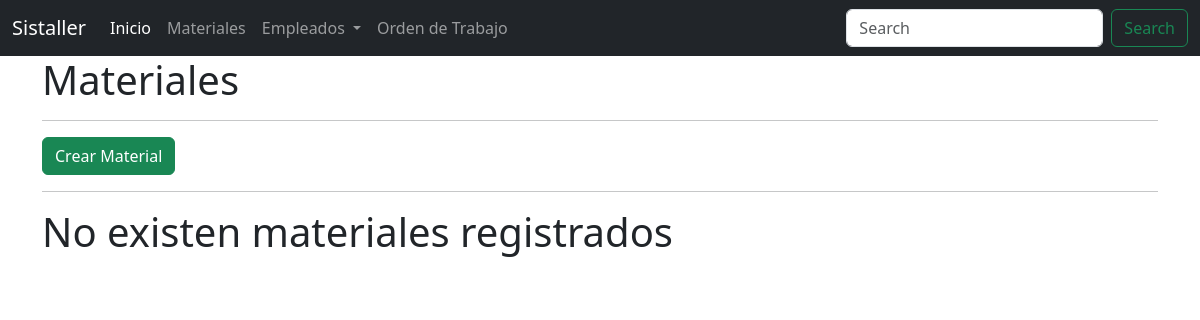
/materiales/listar_material/, run on an earlier commit of the app's database.
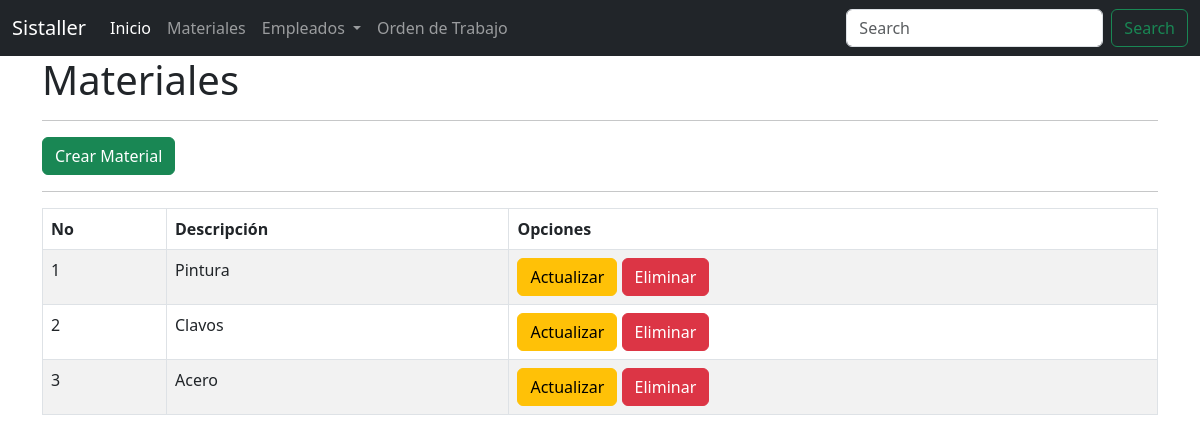
And on a later commit of the database.
### Material/models.py (models this page shows, shortened)
class Material(models.Model):
    id_material = models.AutoField(primary_key=True)
    nombre_material = models.CharField(
        'Nombre de Material', max_length=50, blank=False, unique=True)
    class Meta:
        verbose_name = ("Material")
        verbose_name_plural = ("Materiales")

### Material/views.py (the view)
# urls.py: path('listar_material/', ListadoMaterial.as_view(), name='listar_material'),
class ListadoMaterial(ListView):
    model = Material
    template_name = 'material/listar_material.html'
    context_object_name = 'materiales'
    queryset = Material.objects.all()

### templates/material/listar_material.html (shortened to what this page needs)
{% extends "index.html" %}
{% block content %}
<div class="container">
<h1>Materiales</h1>
<hr>
<a href="{% url 'material:crear_material'%}" class="btn btn-success">Crear Material</a>
<hr>
{% if materiales %}
  <table id="table_material" class="table table-striped table-bordered">
    <thead>
      <tr>
        <th>No</th>
        <th>Descripción</th>
        <th>Opciones</th>
      </tr>
    </thead>
    <tbody>
      {% for material in materiales %}
      <tr>
        <td>{{material.id_material}}</td>
        <td>{{material.nombre_material}}</td>
        <td>
          <a
            href="{% url 'material:editar_material' material.id_material %}"
            class="btn btn-warning"
            >Actualizar</a
          >
          <a
            href="{% url 'material:eliminar_material' material.id_material %}"
            class="btn btn-danger"
            >Eliminar</a
          >
        </td>
      </tr>
      {% endfor %}
    </tbody>
  </table>
  {% else %}
  <h1>No existen materiales registrados</h1>
  {% endif %}
{% endblock %}

### templates/index.html (shortened to what this page needs)
<!DOCTYPE html>
<html lang="en">
  {% block header %}
  <head>
    <link
      rel="stylesheet"
      href="/static/css/bootstrap.min.css"
    />
    <link
      href="https://cdn.jsdelivr.net/npm/bootstrap@5.3.0-alpha1/dist/css/bootstrap.min.css"
      rel="stylesheet"
    />
    {% endblock %}
  </head>
  <body>
    {% block navbar %}
    <nav class="navbar navbar-expand-lg navbar-dark bg-dark">
      <div class="container-fluid">
        <a class="navbar-brand" href="#">Sistaller</a>
        <div class="collapse navbar-collapse" id="navbarSupportedContent">
          <ul class="navbar-nav me-auto mb-2 mb-lg-0">
            <li class="nav-item">
              <a class="nav-link active" aria-current="page" href="/">Inicio</a>
            </li>
            <li class="nav-item">
              <a class="nav-link" href="{% url 'material:listar_material' %}">Materiales</a>
            </li>
            <li class="nav-item dropdown">
              <a
                class="nav-link dropdown-toggle"
                href="#"
                id="navbarDropdown"
                role="button"
                data-bs-toggle="dropdown"
                aria-expanded="false"
              >
                Empleados
              </a>
            </li>
            <li class="nav-item">
              <a class="nav-link" href="{% url 'material:listar_material' %}">Orden de Trabajo</a>
            </li>
          </ul>
          <form class="d-flex">
            <input
              class="form-control me-2"
              type="search"
              placeholder="Search"
              aria-label="Search"
            />
            <button class="btn btn-outline-success" type="submit">
              Search
            </button>
          </form>
        </div>
      </div>
    </nav>
    {% endblock %}
    {% block content%}
    {% endblock %}
  </body>
</html>

What changed in the data, as far as the page shows it:
added Material: id_material "1", nombre_material "Pintura"
added Material: id_material "2", nombre_material "Clavos"
added Material: id_material "3", nombre_material "Acero"
Also different on the page:
text no longer shown: "No existen materiales registrados"
text now shown: "No Descripción Opciones"
